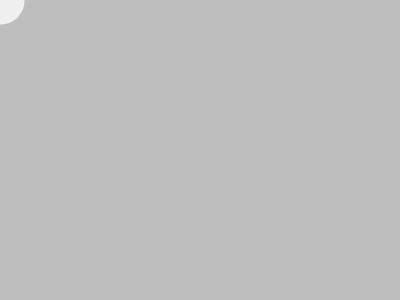
Frame 1 (no input)
Frame 60 (the mouse pressed at the canvas centre just before this capture): identical to frame 1, image omitted
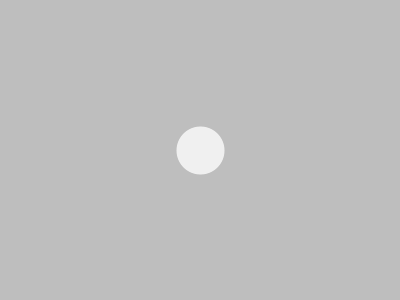
Frame 120 (the mouse held since frame 60 and released just before this capture)

The Processing sketch that drew these frames (run headless with seeded random() and noise(); from frame 60 on, the mouse is pressed at the canvas centre):

// Processing sketch: snakeLine
// ── snakeLine.pde
int[] xpos = new int[50];
int[] ypos = new int[50];

void setup() { 
  size(400,300);
  for (int i = 0; i < xpos.length; i++) {
    xpos[i] = 0; 
    ypos[i] = 0;
  }
}
void draw() {
  background(190);
  xpos[xpos.length-1] = mouseX;
  ypos[ypos.length-1] = mouseY;
  for (int i = 0; i < xpos.length-1; i++) {
    xpos[i] = xpos[i+1];
    ypos[i] = ypos[i+1];
  }
  
  for (int i = 0; i < xpos.length; i++) {
    noStroke();
//    fill(255-i*5); 
    noSmooth();
    //ellipse(xpos[i],ypos[i],i,i);
    if (i < xpos.length-1) {
      stroke(i*5);
      strokeWeight(i);
      line(xpos[i],ypos[i],xpos[i+1],ypos[i+1]);
    }

  }
}
